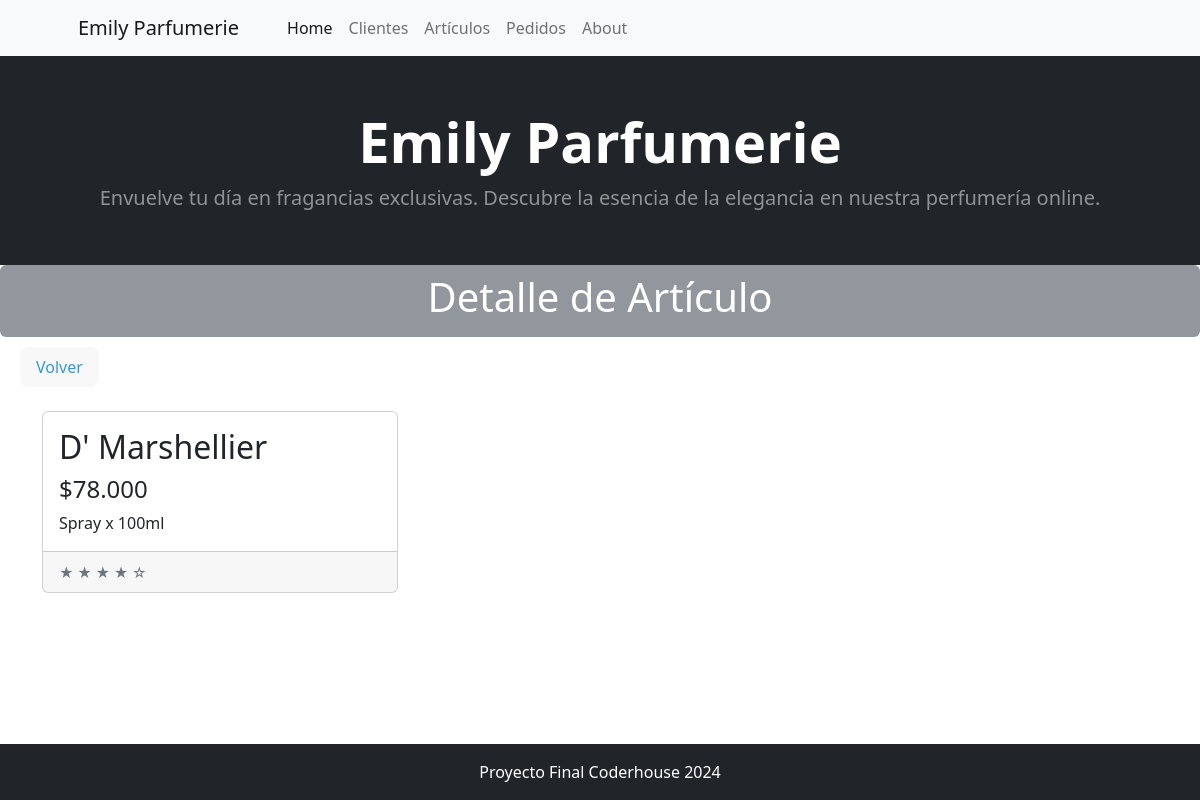
The app's page /articulo/articulo/detail/5, older data.
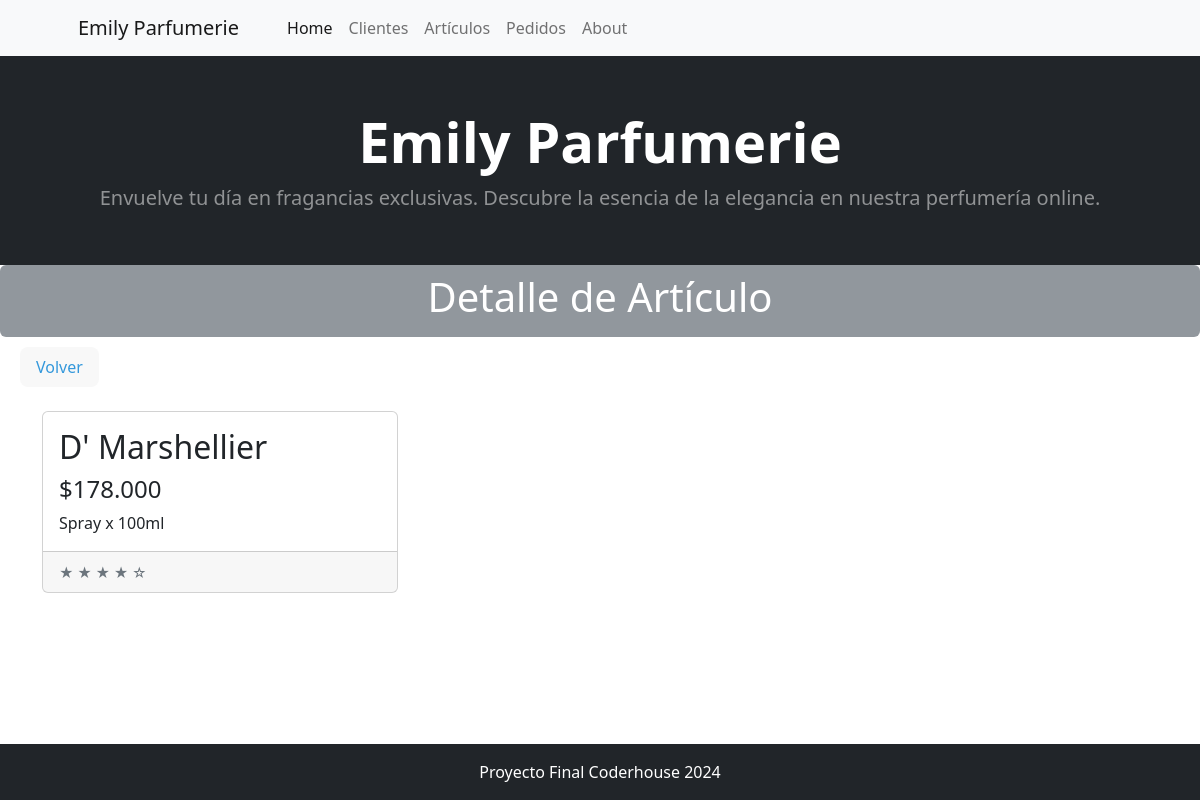
The same page, newer data.
### articulo/models.py (models this page shows, shortened)
class Articulo(models.Model):
    nombre = models.CharField(max_length=200, verbose_name='Nombre')
    descripcion = models.CharField(max_length=200, verbose_name='Descripción')
    precio =  models.CharField(max_length=200, verbose_name='Precio')
    class Meta:
        verbose_name_plural = "Artículos"
        verbose_name = 'Artículo'

### articulo/views.py (the view)
# urls.py: path("articulo/detail/<int:pk>", views.ArticuloDetail.as_view(), name="articulo_detail"),
class ArticuloDetail(DetailView):
    model = models.Articulo

### articulo/templates/articulo/articulo_detail.html (shortened to what this page needs)
{% extends 'core/base.html' %}
{% block titulo %}
    Detalle de Artículo
{% endblock titulo %}
{% block contenido %}
<div style="margin-left: 20px; margin-top: 10px; display: inline-block; background-color: #f8f8f8; color: #3498db; padding: 8px 16px; border-radius: 8px;">
    <a href="{% url 'articulo:articulo_list' %}" style="color: #3498db; text-decoration: none;">Volver</a>
</div>
    <div class="my-4">
        <div class="container">
            <div class="row">
                    <div class="col-lg-4 col-md-6 mb-4">
                        <div class="card h-100">
                            <div class="card-body">
                                <h2 class="card-title">{{ object.nombre }}</h2>
                                <h4 class="card-price">${{ object.precio }}</h4>
                                <p class="card-text">{{ object.descripcion }}</p>
                            </div>
                            <div class="card-footer">
                                <small class="text-muted">&#9733; &#9733; &#9733; &#9733; &#9734;</small>
                            </div>
                        </div>
                    </div>
            </div>
        </div>
    </div>
<div style="height: 50px;"></div>
{% endblock contenido %}

Row changes from the older to the newer data that the page shows:
changed Articulo "D' Marshellier": precio "78.000" → "178.000"
